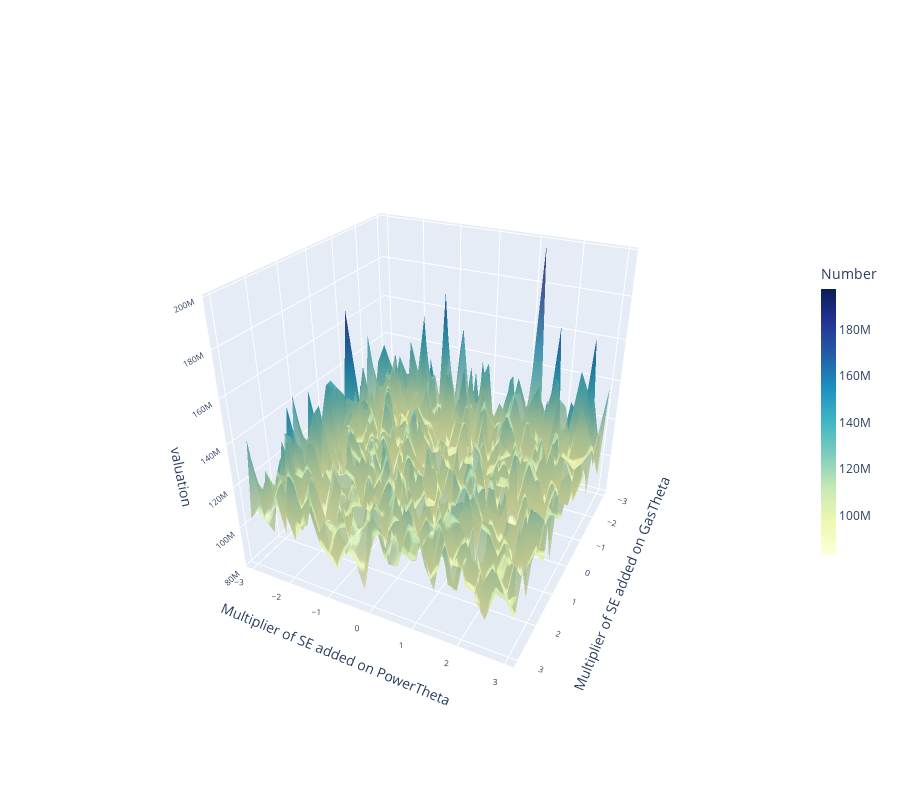

Notebook code cell kept with this figure:
### Code cell
plotly_surface(s_m_df, (13, 14))

### Figure 1 — Plotly figure (JSON) as saved in the notebook; plotly's stock layout.template omitted (floating-point values rounded to 4 significant figures; data arrays with more than 128 entries replaced by an {"elided": "..."} marker saying what was removed)
{"data": [{"colorbar": {"len": 0.5, "thickness": 15, "title": {"text": "Number"}}, "colorscale": [[0, "rgb(255,255,217)"], [0.125, "rgb(237,248,177)"], [0.25, "rgb(199,233,180)"], [0.375, "rgb(127,205,187)"], [0.5, "rgb(65,182,196)"], [0.625, "rgb(29,145,192)"], [0.75, "rgb(34,94,168)"], [0.875, "rgb(37,52,148)"], [1, "rgb(8,29,88)"]], "opacity": 0.8, "type": "surface", "x": [3.0, 2.8, 2.6, 2.4, 2.2, 2.0, 1.8, 1.6, 1.4, 1.2, 1.0, 0.8, 0.6, 0.4, 0.2, 2.665e-15, -0.2, -0.4, -0.6, -0.8, -1.0, -1.2, -1.4, -1.6, -1.8, -2.0, -2.2, -2.4, -2.6, -2.8, -3], "y": [-3, -2.8, -2.6, -2.4, -2.2, -2.0, -1.8, -1.6, -1.4, -1.2, -1.0, -0.8, -0.6, -0.4, -0.2, 2.665e-15, 0.2, 0.4, 0.6, 0.8, 1.0, 1.2, 1.4, 1.6, 1.8, 2.0, 2.2, 2.4, 2.6, 2.8, 3.0], "z": {"elided": "31x31 float values"}}], "layout": {"autosize": true, "height": 800, "scene": {"aspectmode": "cube", "camera": {"eye": {"x": 2, "y": 1, "z": 1.25}}, "xaxis": {"tickfont": {"size": 10}, "title": {"text": "Multiplier of SE added on GasTheta"}, "type": "linear"}, "yaxis": {"tickangle": 1, "tickfont": {"size": 10}, "title": {"text": "Multiplier of SE added on PowerTheta"}}, "zaxis": {"tickfont": {"size": 10}, "title": {"text": "valuation"}}}}}
